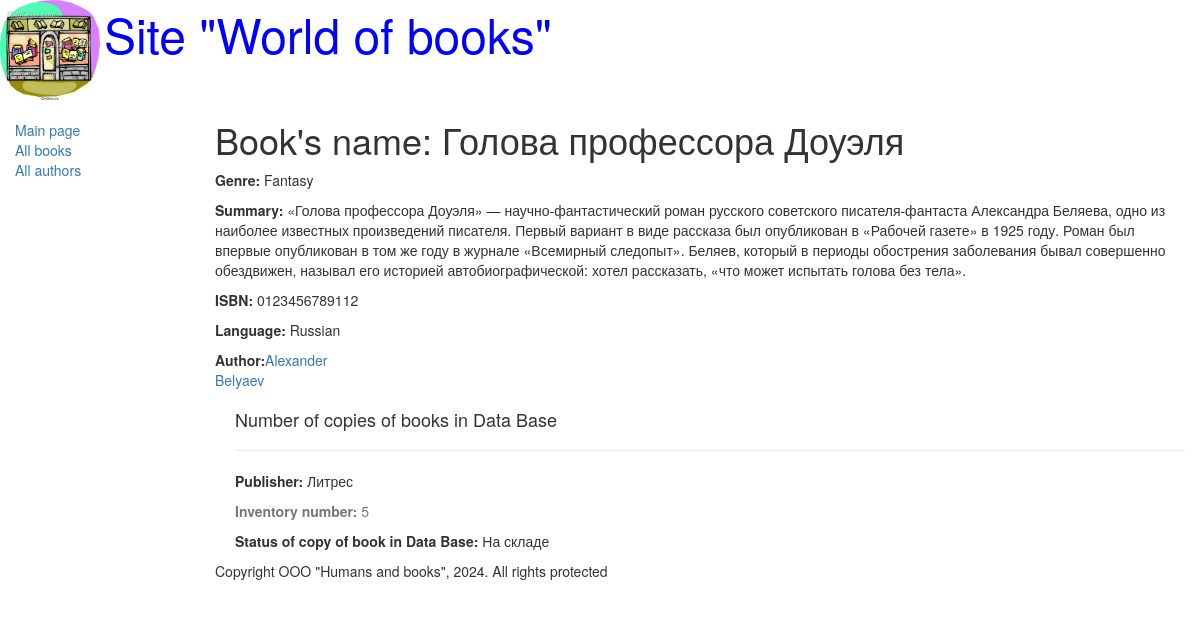
/book/5, run on the app's committed database.
### catalog/models.py (models this page shows, shortened)
class Book(models.Model):
    title = models.CharField(max_length=200, help_text="Enter book's name", verbose_name="Book's name")
    genre = models.ForeignKey("Genre", on_delete=models.CASCADE, help_text="Choose genre for book", verbose_name="Book's genre", null=True)
    language = models.ForeignKey("Language", on_delete=models.CASCADE, help_text="Choose language for book", verbose_name="Book's language", null=True)
    author = models.ManyToManyField("Author", help_text="Choose book's author", verbose_name="Book's author")
    summary = models.TextField(max_length=1000, help_text="Enter summary for book", verbose_name="Book's summary")
    isbn = models.CharField(max_length=13, help_text="it's should to consist of 13 charcaters", verbose_name="Book's ISBN")
    def display_author(self):
        return ', '.join([author.last_name for author in self.author.all()])
    display_author.short_description = 'Authors'

class Genre(models.Model):
    name = models.CharField(max_length=200, help_text="Enter book genre's", verbose_name="Book's genre")
    def __str__(self):
        return self.name

class Language(models.Model):
    name = models.CharField(max_length=20, help_text="Enter book's language", verbose_name="Book's language")
    def __str__(self) -> str:
        return self.name

class Author(models.Model):
    first_name = models.CharField(max_length=100, help_text="Enter author first name", verbose_name="Author first name")
    last_name = models.CharField(max_length=100, help_text="Enter author last name", verbose_name="Author last name")
    date_of_birth = models.DateField(help_text="Enter birth date", verbose_name="Date of birth", null=True, blank=True)
    date_of_death = models.DateField(help_text="Enter death date", verbose_name="Date of death", null=True, blank=True)

class BookInstance(models.Model):
    book = models.ForeignKey("Book", on_delete=models.CASCADE, null=True)
    inv_nom = models.CharField(max_length=20, help_text="Enter book's inventory number", verbose_name="Inventory number")
    imprint = models.CharField(max_length=200, help_text="Enter publisher and year of issue", verbose_name="Publisher")
    status = models.ForeignKey("Status", on_delete=models.CASCADE, null=True)
    due_back = models.DateField(null=True, blank=True)

class Status(models.Model):
    name = models.CharField(max_length=20, help_text="Enter book's status", verbose_name="Book's status")
    def __str__(self) -> str:
        return self.name

### catalog/views.py (the view)
# urls.py: url(r'^book/(?P<pk>\d+)$', views.BookDetailView.as_view(), name='book-detail')
class BookDetailView(generic.DetailView):
    model = Book

### catalog/templates/catalog/book_detail.html (shortened to what this page needs)
{% extends "base_generic.html" %}
{% block content %}
    <h1>Book's name: {{ book.title }}</h1>
    <p><strong>Genre:</strong> {{ book.genre }}</p>
    <p><strong>Summary:</strong> {{ book.summary }}</p>
    <p><strong>ISBN:</strong> {{ book.isbn }}</p>
    <p><strong>Language:</strong> {{ book.language }}</p>
    {% for author in book.author.all %}
        <p><strong>Author:</strong><a href="">{{ author.first_name }}<br>{{ author.last_name }}</a></p>
    {% endfor %}
    <div style="margin-left:20px;margin-top:20px;">
        <h4>Number of copies of books in Data Base</h4>
        {% for copy in book.bookinstance_set.all %}
            <hr>
        <p><strong>Publisher:</strong> {{ copy.imprint }}</p>
        <p class="text-muted"><strong>Inventory number:</strong> {{ copy.id }}</p>
        <p><strong>Status of copy of book in Data Base:</strong> {{ copy.status }}</p>
        {% endfor %}
    </div>
{% endblock %}

### data on the page
Book: title "Голова профессора Доуэля", genre "Fantasy", summary "«Голова профессора Доуэля» — научно-фантастический роман русского советского писателя-фантаста Александра Беляева, одно из наиболее известных произведений писателя. Первый вариант в виде рассказа был опубликован в «Рабочей газете» в 1925 году. Роман был впервые опубликован в том же году в журнале «Всемирный следопыт». Беляев, который в периоды обострения заболевания бывал совершенно обездвижен, называл его историей автобиографической: хотел рассказать, «что может испытать голова без тела».", isbn "0123456789112", language "Russian"
Author: first_name "Alexander", last_name "Belyaev"
BookInstance: imprint "Литрес", id "5", status "На складе"
